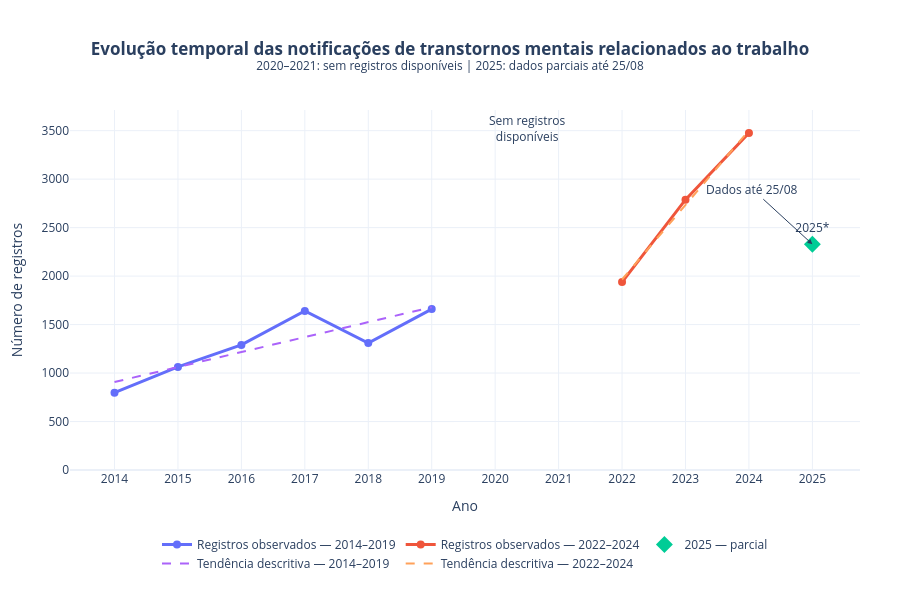

Here is the notebook cell this chart was saved with:
### Code cell
# ============================================================
# FIGURA — EVOLUÇÃO TEMPORAL CORRIGIDA
# ============================================================

import pandas as pd
import numpy as np
import plotly.graph_objects as go

# ------------------------------------------------------------
# 1. Contagem anual observada
# ------------------------------------------------------------

casos_ano = (
    df_temporal
    .dropna(subset=["NU_ANO"])
    .groupby("NU_ANO")
    .size()
    .reset_index(name="N_REGISTROS")
)

casos_ano["NU_ANO"] = casos_ano["NU_ANO"].astype(int)

# ------------------------------------------------------------
# 2. Série completa para representação
#    2020 e 2021 permanecem NaN, e não zero
# ------------------------------------------------------------

anos_eixo = pd.DataFrame({
    "NU_ANO": range(
        casos_ano["NU_ANO"].min(),
        casos_ano["NU_ANO"].max() + 1
    )
})

serie_anual = anos_eixo.merge(
    casos_ano,
    on="NU_ANO",
    how="left"
)

# ------------------------------------------------------------
# 3. Períodos utilizados nas tendências
# ------------------------------------------------------------

pre = serie_anual[
    serie_anual["NU_ANO"].between(2014, 2019)
].dropna(subset=["N_REGISTROS"]).copy()

pos = serie_anual[
    serie_anual["NU_ANO"].between(2022, 2024)
].dropna(subset=["N_REGISTROS"]).copy()

ano_2025 = serie_anual[
    serie_anual["NU_ANO"] == 2025
].copy()

# ------------------------------------------------------------
# 4. Tendências lineares DESCRITIVAS
# ------------------------------------------------------------

coef_pre = np.polyfit(
    pre["NU_ANO"],
    pre["N_REGISTROS"],
    1
)

pre["TENDENCIA"] = np.polyval(
    coef_pre,
    pre["NU_ANO"]
)

coef_pos = np.polyfit(
    pos["NU_ANO"],
    pos["N_REGISTROS"],
    1
)

pos["TENDENCIA"] = np.polyval(
    coef_pos,
    pos["NU_ANO"]
)

# ------------------------------------------------------------
# 5. Construção da figura
# ------------------------------------------------------------

fig = go.Figure()

# Série observada pré-lacuna
fig.add_trace(
    go.Scatter(
        x=pre["NU_ANO"],
        y=pre["N_REGISTROS"],
        mode="lines+markers",
        name="Registros observados — 2014–2019",
        line=dict(width=3),
        marker=dict(size=8)
    )
)

# Série observada pós-lacuna — somente anos completos
fig.add_trace(
    go.Scatter(
        x=pos["NU_ANO"],
        y=pos["N_REGISTROS"],
        mode="lines+markers",
        name="Registros observados — 2022–2024",
        line=dict(width=3),
        marker=dict(size=8)
    )
)

# ------------------------------------------------------------
# 6. 2025 separado — ano parcial
# ------------------------------------------------------------

if not ano_2025.empty:

    valor_2025 = ano_2025["N_REGISTROS"].iloc[0]

    fig.add_trace(
        go.Scatter(
            x=[2025],
            y=[valor_2025],
            mode="markers+text",
            name="2025 — parcial",
            marker=dict(
                size=13,
                symbol="diamond"
            ),
            text=["2025*"],
            textposition="top center",
            hovertemplate=(
                "<b>2025*</b><br>"
                "Registros: %{y:,}<br>"
                "Dados até 25/08/2025"
                "<extra></extra>"
            )
        )
    )

# ------------------------------------------------------------
# 7. Retas de tendência
# ------------------------------------------------------------

fig.add_trace(
    go.Scatter(
        x=pre["NU_ANO"],
        y=pre["TENDENCIA"],
        mode="lines",
        name="Tendência descritiva — 2014–2019",
        line=dict(
            dash="dash",
            width=2
        )
    )
)

fig.add_trace(
    go.Scatter(
        x=pos["NU_ANO"],
        y=pos["TENDENCIA"],
        mode="lines",
        name="Tendência descritiva — 2022–2024",
        line=dict(
            dash="dash",
            width=2
        )
    )
)

# ------------------------------------------------------------
# 8. Lacuna 2020–2021
# ------------------------------------------------------------

fig.add_vrect(
    x0=2019.5,
    x1=2021.5,
    opacity=0.12,
    line_width=0,
    annotation_text="Sem registros<br>disponíveis",
    annotation_position="top"
)

# ------------------------------------------------------------
# 9. Anotação de 2025
# ------------------------------------------------------------

if not ano_2025.empty:

    fig.add_annotation(
        x=2025,
        y=valor_2025,
        text="Dados até 25/08",
        showarrow=True,
        arrowhead=2,
        ax=-60,
        ay=-55
    )

# ------------------------------------------------------------
# 10. Layout
# ------------------------------------------------------------

fig.update_layout(
    title={
        "text": (
            "<b>Evolução temporal das notificações de "
            "transtornos mentais relacionados ao trabalho</b>"
            "<br>"
            "<sup>2020–2021: sem registros disponíveis | "
            "2025: dados parciais até 25/08</sup>"
        ),
        "x": 0.5,
        "xanchor": "center"
    },

    xaxis_title="Ano",
    yaxis_title="Número de registros",

    template="plotly_white",

    hovermode="x unified",

    legend=dict(
        orientation="h",
        yanchor="bottom",
        y=-0.30,
        xanchor="center",
        x=0.5
    ),

    margin=dict(
        l=70,
        r=40,
        t=110,
        b=130
    ),

    height=600
)

fig.update_xaxes(
    tickmode="linear",
    dtick=1
)

fig.update_yaxes(
    rangemode="tozero"
)

fig.show()

### Figure 1 — Plotly figure (JSON) as saved in the notebook; plotly's stock layout.template omitted (floating-point values rounded to 4 significant figures)
{"data": [{"line": {"width": 3}, "marker": {"size": 8}, "mode": "lines+markers", "name": "Registros observados — 2014–2019", "type": "scatter", "x": [2014, 2015, 2016, 2017, 2018, 2019], "y": [798.0, 1063.0, 1290.0, 1640.0, 1310.0, 1660.0]}, {"line": {"width": 3}, "marker": {"size": 8}, "mode": "lines+markers", "name": "Registros observados — 2022–2024", "type": "scatter", "x": [2022, 2023, 2024], "y": [1938.0, 2788.0, 3476.0]}, {"hovertemplate": "<b>2025*</b><br>Registros: %{y:,}<br>Dados até 25/08/2025<extra></extra>", "marker": {"size": 13, "symbol": "diamond"}, "mode": "markers+text", "name": "2025 — parcial", "text": ["2025*"], "textposition": "top center", "type": "scatter", "x": [2025], "y": [2329]}, {"line": {"dash": "dash", "width": 2}, "mode": "lines", "name": "Tendência descritiva — 2014–2019", "type": "scatter", "x": [2014, 2015, 2016, 2017, 2018, 2019], "y": [907.7, 1062.0, 1216.0, 1371.0, 1525.0, 1679.0]}, {"line": {"dash": "dash", "width": 2}, "mode": "lines", "name": "Tendência descritiva — 2022–2024", "type": "scatter", "x": [2022, 2023, 2024], "y": [1965.0, 2734.0, 3503.0]}], "layout": {"annotations": [{"showarrow": false, "text": "Sem registros<br>disponíveis", "x": 2020.0, "xanchor": "center", "xref": "x", "y": 1, "yanchor": "top", "yref": "y domain"}, {"arrowhead": 2, "ax": -60, "ay": -55, "showarrow": true, "text": "Dados até 25/08", "x": 2025, "y": 2329}], "height": 600, "hovermode": "x unified", "legend": {"orientation": "h", "x": 0.5, "xanchor": "center", "y": -0.3, "yanchor": "bottom"}, "margin": {"b": 130, "l": 70, "r": 40, "t": 110}, "shapes": [{"line": {"width": 0}, "opacity": 0.12, "type": "rect", "x0": 2020.0, "x1": 2022.0, "xref": "x", "y0": 0, "y1": 1, "yref": "y domain"}], "title": {"text": "<b>Evolução temporal das notificações de transtornos mentais relacionados ao trabalho</b><br><sup>2020–2021: sem registros disponíveis | 2025: dados parciais até 25/08</sup>", "x": 0.5, "xanchor": "center"}, "xaxis": {"dtick": 1, "tickmode": "linear", "title": {"text": "Ano"}}, "yaxis": {"rangemode": "tozero", "title": {"text": "Número de registros"}}}}
